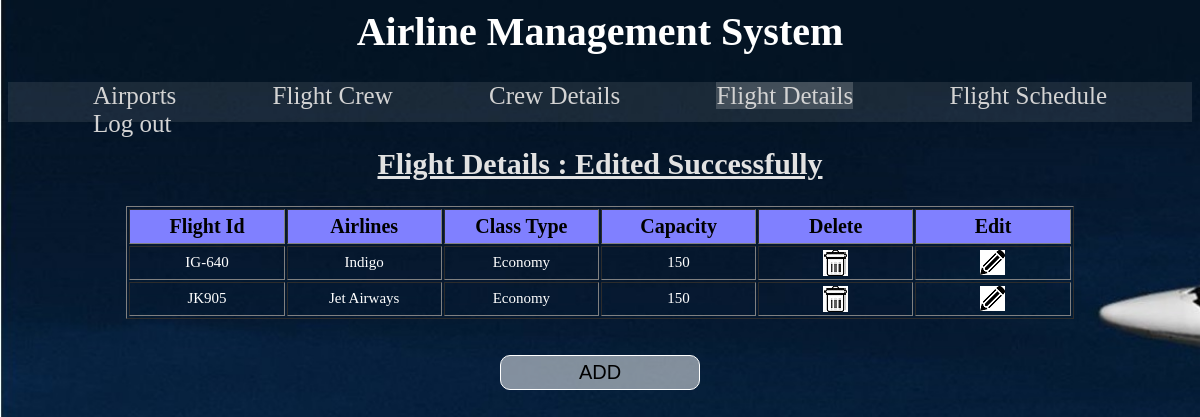
/AirportManagementSystem/flight_master_exec.php, run on the app's committed database.
### tables this page shows
CREATE TABLE IF NOT EXISTS `flight_master` (
  `flight_id` varchar(10) NOT NULL,
  `airline` varchar(15) DEFAULT NULL,
  `class` varchar(20) DEFAULT NULL,
  `capacity` int(3) DEFAULT NULL,
  PRIMARY KEY (`flight_id`)
);

### AirportManagementSystem/flight_master_exec.php (the view, shortened to what this page needs)
<html>
<head>
<link href="css.css" rel="stylesheet">
<link href="css2.css" rel="stylesheet">
</head>
<body>
<h1>Airline Management System</h1>
<div id=navlist><ul>
<li><a href="airport.php">Airports</a></li>
<li><a href="flight_crew.php">Flight Crew</a></li>
<li><a href="crew_master.php">Crew Details</a></li>
<li id=active><a href="flight_master.php">Flight Details</a></li>
<li><a href="flight_schedule.php">Flight Schedule</a></li>
<li><a href="index.php">Log out</a></li>
</ul></div>
<h2>Flight Details  :  Edited Successfully</h2>
<table align="center">
<div id="t1">
<?php
$query="select * from flight_master;";
$data=mysql_query($query);
echo "
<table border = 1 align=Center width=\"80%\">
<tr>
<th>Flight Id</th>
<th>Airlines</th>
<th>Class Type</th>
<th>Capacity</th>
<th>Delete</th>
<th>Edit</th>
</tr>";
while($record=mysql_fetch_array($data)){
	echo "<tr>";
	echo "<td>".$record["flight_id"];
	echo "<td>".$record["airline"];
	echo "<td>".$record["class"];
	echo "<td>".$record["capacity"];
	echo "<td><a onClick=\"javascript: return confirm('Are you sure to delete this entry ?');\" href='flight_master_delete.php?member_id=".urlencode($record["flight_id"])."'> <img src=\"delete_icon.jpg\"> </a></td>";
	echo "<td><a onClick=\"javascript: return confirm('Are you sure to edit this entry ?');\" href='flight_master_edit.php?flight_id=".urlencode($record["flight_id"])."&airline=".urlencode($record["airline"])."&class=".urlencode($record["class"])."&capacity=".urlencode($record["capacity"])."'> <img src=\"edit_icon.png\"> </a></td>";
	echo "</tr>";
}
echo "</table><br/><br/>";
?>
</div>
</table>
<center><a href="flight_masteri.php"><button style="padding: 5px">ADD</button><br><br></center>
</td></tr></table></body></html>

### AirportManagementSystem/css.css (style rules this page uses)
body { background-size:cover; background-image: url("bg.jpg"); color: rgba(225, 225, 225, 0); }
#navlist { font-size: 25; height: 40px; width: 100%; background: rgba(225, 225, 225, 0.1); }
#navlist ul li { list-style: none; display: inline; height: 40px; margin: 45px; padding: 0; overflow: hidden; }
#navlist a { color: rgb(211, 211, 211); text-decoration: none; }
h1 { color: white; text-align: center; font-size: 40; font-family: Georgia, serif; }
th { text-align:center; background-color: rgb(128, 128, 255); color:black; font-family: arial-black; font-size:20px; padding-left: 20px; padding-right: 20px; padding-top: 5px; padding-bottom: 5px; }
td { text-align:center; color:white; font-size:15px; padding-left: 20px; padding-right: 20px; padding-top: 3px; padding-bottom: 3px; }
h2, h3, p, legend { text-align:center; color:rgb(226, 226, 226); font-size: 30px; text-decoration: underline; }
input[type=submit],#backbutton,button { border: 1px solid white; outline:0; width: 200px; padding:2%; background: rgba(255,255,255,0.5); font-size: 20px; border-radius: 10px; }
#active { background: rgba(225, 225, 225, 0.2); padding-bottom: 10px; height: 40px; }

### AirportManagementSystem/css2.css (style rules this page uses)
#navlist ul li { list-style: none; display: inline; height: 40px; margin: 45px; overflow: hidden; }

### AirportManagementSystem/flight_master_exec.php (style rules this page uses)
th { width:100px; }

### data on the page
flight_master: flight_id "IG-640", airline "Indigo", class "Economy", capacity "150"
flight_master: flight_id "JK905", airline "Jet Airways", class "Economy", capacity "150"
